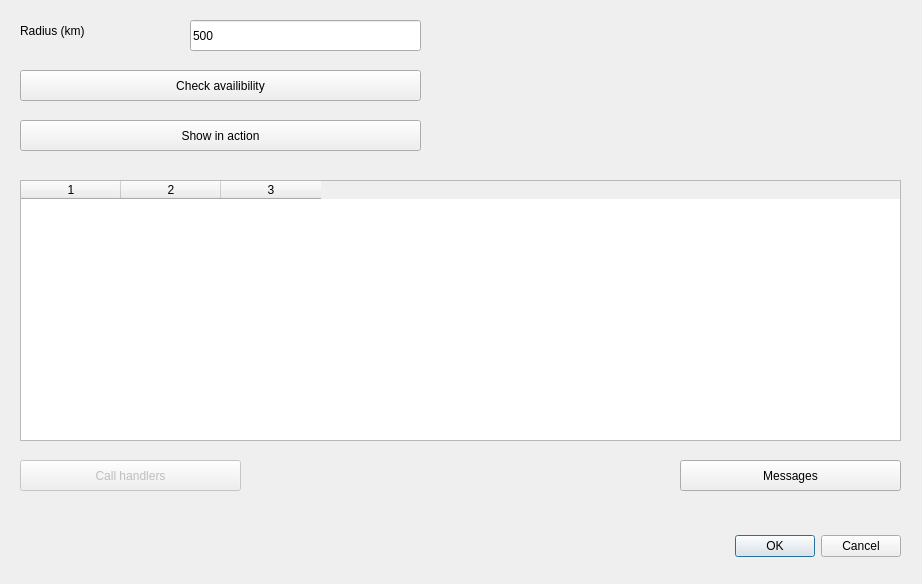
<?xml version="1.0" encoding="UTF-8"?>
<ui version="4.0">
 <class>Dialog</class>
 <widget class="QDialog" name="Dialog">
  <property name="geometry">
   <rect>
    <x>0</x>
    <y>0</y>
    <width>922</width>
    <height>584</height>
   </rect>
  </property>
  <property name="windowTitle">
   <string>Handlers</string>
  </property>
  <widget class="QDialogButtonBox" name="buttonBox">
   <property name="geometry">
    <rect>
     <x>560</x>
     <y>530</y>
     <width>341</width>
     <height>32</height>
    </rect>
   </property>
   <property name="orientation">
    <enum>Qt::Horizontal</enum>
   </property>
   <property name="standardButtons">
    <set>QDialogButtonBox::Cancel|QDialogButtonBox::Ok</set>
   </property>
  </widget>
  <widget class="QLabel" name="labelDistance_2">
   <property name="geometry">
    <rect>
     <x>20</x>
     <y>20</y>
     <width>131</width>
     <height>21</height>
    </rect>
   </property>
   <property name="text">
    <string>Radius (km)</string>
   </property>
  </widget>
  <widget class="QPushButton" name="pushButtonCheckAvailability">
   <property name="geometry">
    <rect>
     <x>20</x>
     <y>70</y>
     <width>401</width>
     <height>31</height>
    </rect>
   </property>
   <property name="text">
    <string>Check availibility</string>
   </property>
  </widget>
  <widget class="QLineEdit" name="lineEditDistance">
   <property name="geometry">
    <rect>
     <x>190</x>
     <y>20</y>
     <width>231</width>
     <height>31</height>
    </rect>
   </property>
   <property name="text">
    <string>500</string>
   </property>
  </widget>
  <widget class="QPushButton" name="pushButtonCreateIncident">
   <property name="enabled">
    <bool>false</bool>
   </property>
   <property name="geometry">
    <rect>
     <x>20</x>
     <y>460</y>
     <width>221</width>
     <height>31</height>
    </rect>
   </property>
   <property name="text">
    <string>Call handlers</string>
   </property>
  </widget>
  <widget class="QTableWidget" name="tableWidgetSystemUsersHS">
   <property name="geometry">
    <rect>
     <x>20</x>
     <y>180</y>
     <width>881</width>
     <height>261</height>
    </rect>
   </property>
   <property name="columnCount">
    <number>3</number>
   </property>
   <column/>
   <column/>
   <column/>
  </widget>
  <widget class="QPushButton" name="pushButtonShowInAction">
   <property name="geometry">
    <rect>
     <x>20</x>
     <y>120</y>
     <width>401</width>
     <height>31</height>
    </rect>
   </property>
   <property name="text">
    <string>Show in action</string>
   </property>
  </widget>
  <widget class="QPushButton" name="pushButtonMessages">
   <property name="geometry">
    <rect>
     <x>680</x>
     <y>460</y>
     <width>221</width>
     <height>31</height>
    </rect>
   </property>
   <property name="text">
    <string>Messages</string>
   </property>
  </widget>
 </widget>
 <resources/>
 <connections>
  <connection>
   <sender>buttonBox</sender>
   <signal>accepted()</signal>
   <receiver>Dialog</receiver>
   <slot>accept()</slot>
   <hints>
    <hint type="sourcelabel">
     <x>248</x>
     <y>254</y>
    </hint>
    <hint type="destinationlabel">
     <x>157</x>
     <y>274</y>
    </hint>
   </hints>
  </connection>
  <connection>
   <sender>buttonBox</sender>
   <signal>rejected()</signal>
   <receiver>Dialog</receiver>
   <slot>reject()</slot>
   <hints>
    <hint type="sourcelabel">
     <x>316</x>
     <y>260</y>
    </hint>
    <hint type="destinationlabel">
     <x>286</x>
     <y>274</y>
    </hint>
   </hints>
  </connection>
 </connections>
</ui>
